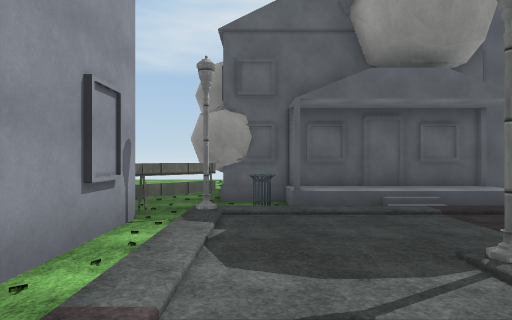
view 1 (above)

19 first-person views from a walk through a 3-D level made in the Unity game engine. The camera is 1.5 m above the floor, looks level and sees 75° across. The floor is counted in squares, 2 m on a side. Each view is taken from the middle of a square. On the plan, view 1 faces up. The plan holds only what a view shows up to about 11 squares ahead; the rest is blank. The place goes on beyond the plan. The player character is not drawn. Some surface patterns are stand-ins.

view 2
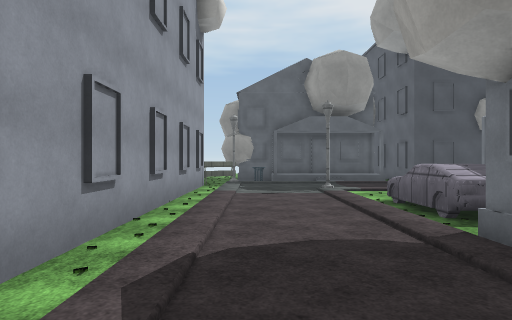

view 3
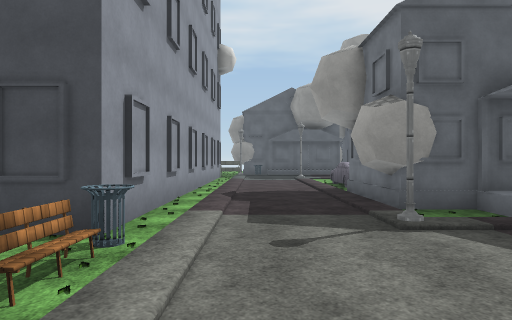

view 4
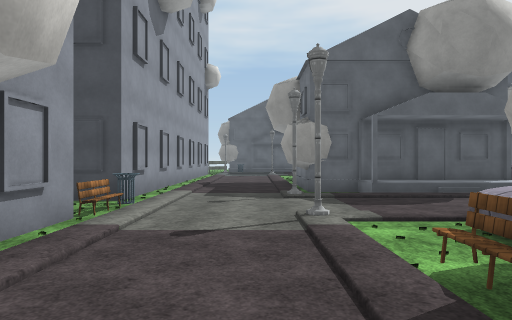

view 5
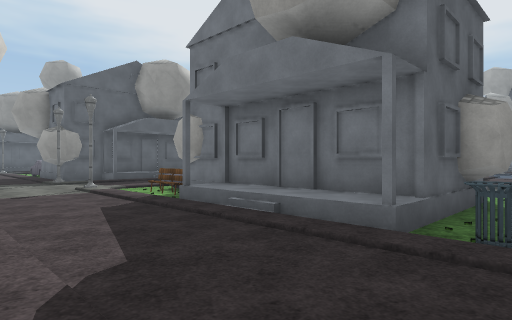

view 6
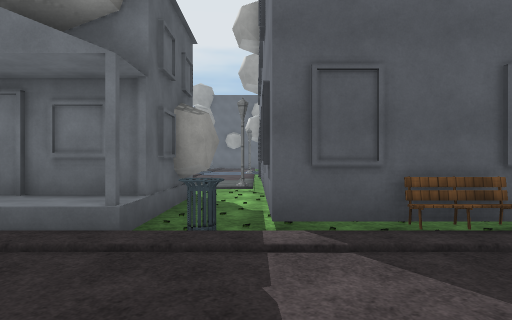

view 7
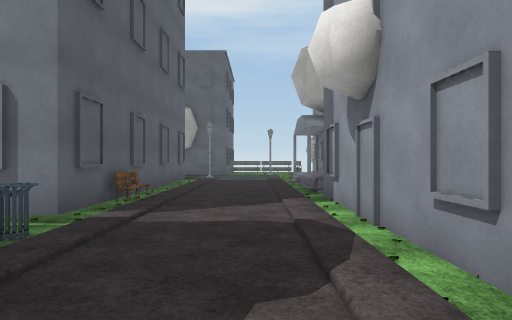

view 8
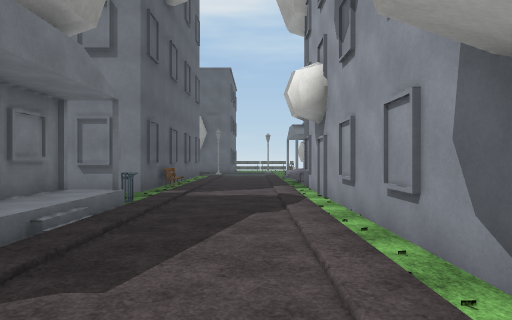

view 9
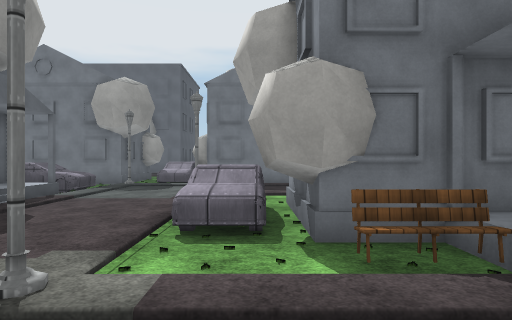

view 10
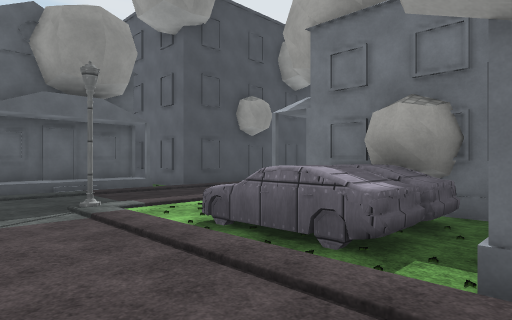

view 11
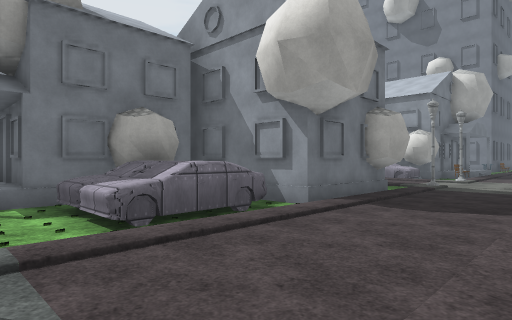

view 12
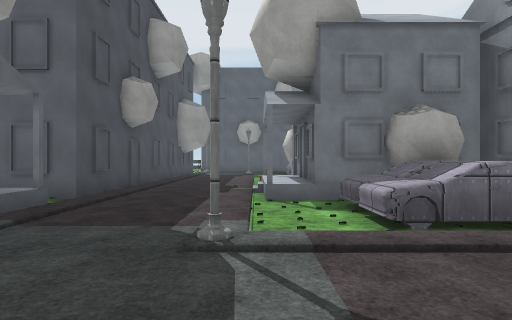

view 13
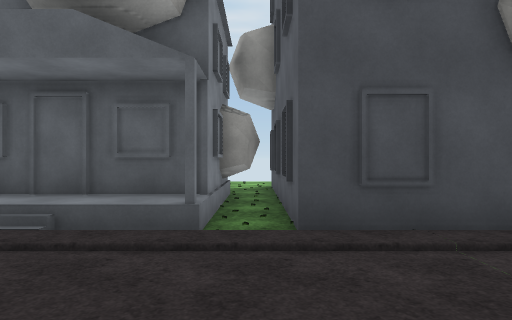

view 14
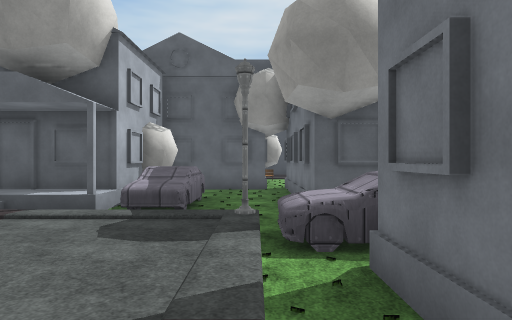

view 15
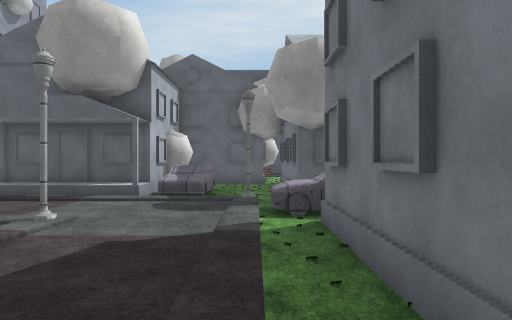

view 16
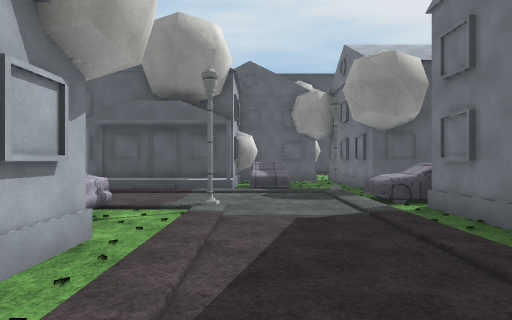

view 17
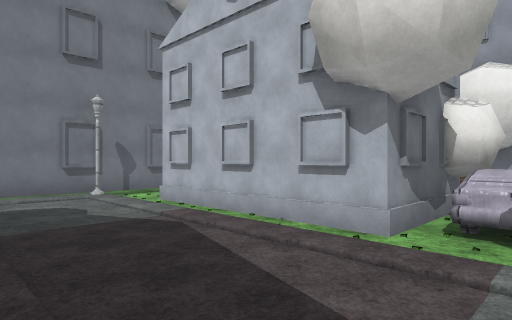

view 18
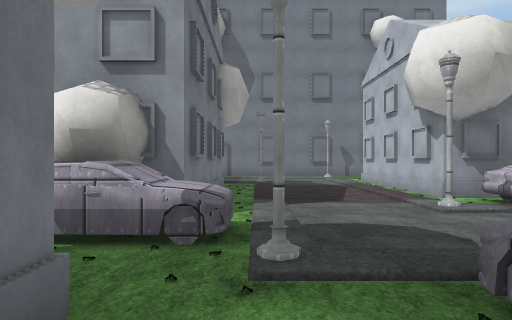

view 19
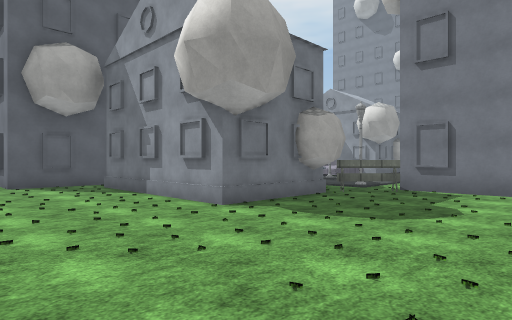

### Floor plan
Key: @ floor where view 1 was taken; # wall or solid block; x gap in a wall; . floor; / step, stairs or slope; B building; A barrier; I bin; S streetlight; C car; E bench.
Columns run from 5 left of view 1 to 12 right of it. Each row starts with its distance up from view 1.
 13 . ...
 12  ..........
 11 ...........##
 10 ...........#
  9 .....BBBBB.#
  8  ....B   BB#
  7  ...BBB  B.#
  6  ...AIBBBB.###
  5  ..BS///////////
  4  ###/...........
  3    #/...........
  2    #/..S///////.
  1    #/../../BBBBB
  0    #/@./CC.B
 -1    #/../CCCBBB
 -2    #/../.CCBBBBBB
 -3    #/../BBBBB...B
 -4    #/../B   BC..BB
 -5    #/..BBB  BC..BB
 -6   ##/../.BBBBC..BB
 -7   #B/..S///////S.
 -8    II..........CCC
 -9    E/........../C
-10    #/..S/CC/S../BB
-11    #/../.CCC/../B
-12    #/..EBBBB/../B
-13    #/..//B B/../B
-14    #/../ BBB/../B
-15    #/../ B B/..S/
-16    #/../ B B/..
-17    #/../I.B./...
-18    #/..//.x.S///
-19    #/../#
-20    #/..B#
-21    B/..E#
-22    ./../#
-23   CC/../#

Where each view was taken, in squares from view 1:
view 1: 0 up, 0 right, facing up
view 2: 6 down, 0 right, facing up
view 3: 11 down, 0 right, facing up
view 4: 14 down, 1 right, facing up
view 5: 18 down, 1 left, facing up-right
view 6: 18 down, 1 left, facing right
view 7: 14 down, 0 right, facing down
view 8: 11 down, 0 right, facing down
view 9: 11 down, 0 right, facing right
view 10: 3 down, 0 right, facing up-right
view 11: 2 up, 1 left, facing down-right
view 12: 2 up, 1 left, facing right
view 13: 2 up, 5 right, facing up
view 14: 12 down, 10 right, facing up
view 15: 14 down, 10 right, facing up
view 16: 15 down, 8 right, facing up
view 17: 10 down, 10 right, facing down-left
view 18: 5 down, 10 right, facing down
view 19: 13 up, 5 left, facing down-right
